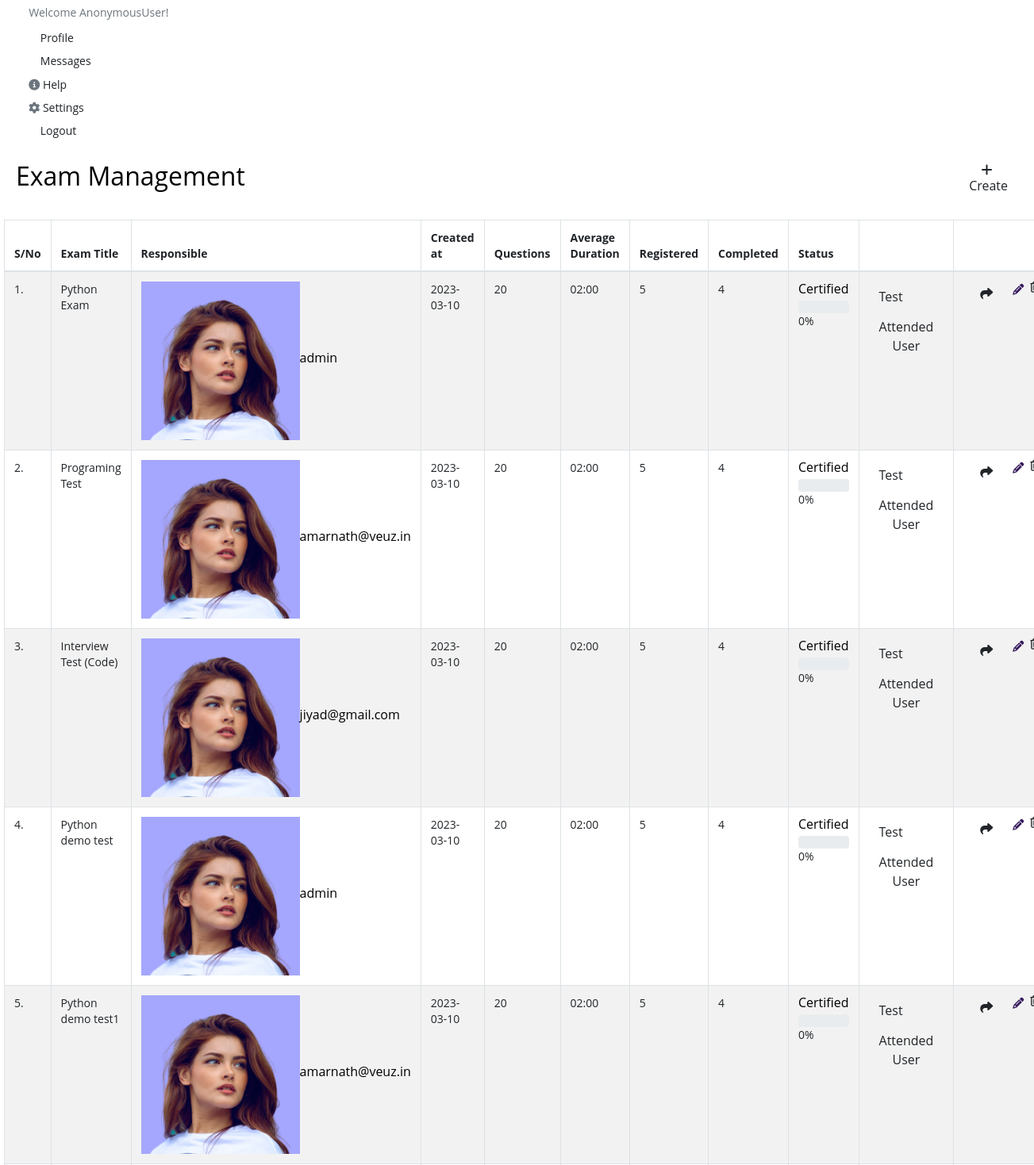
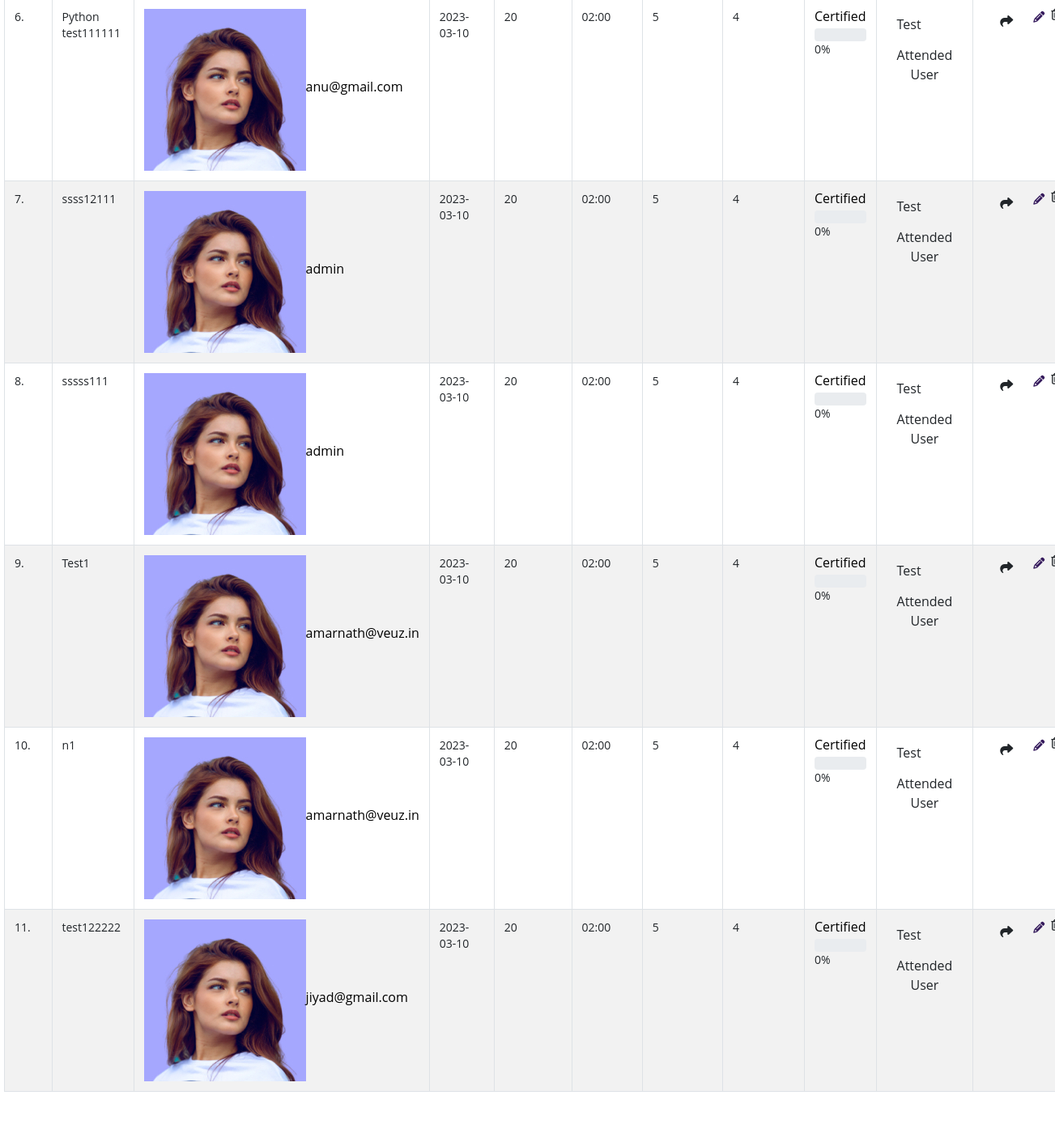
Before: /exam (lower part) with the older database file (2 pictures, top to bottom).
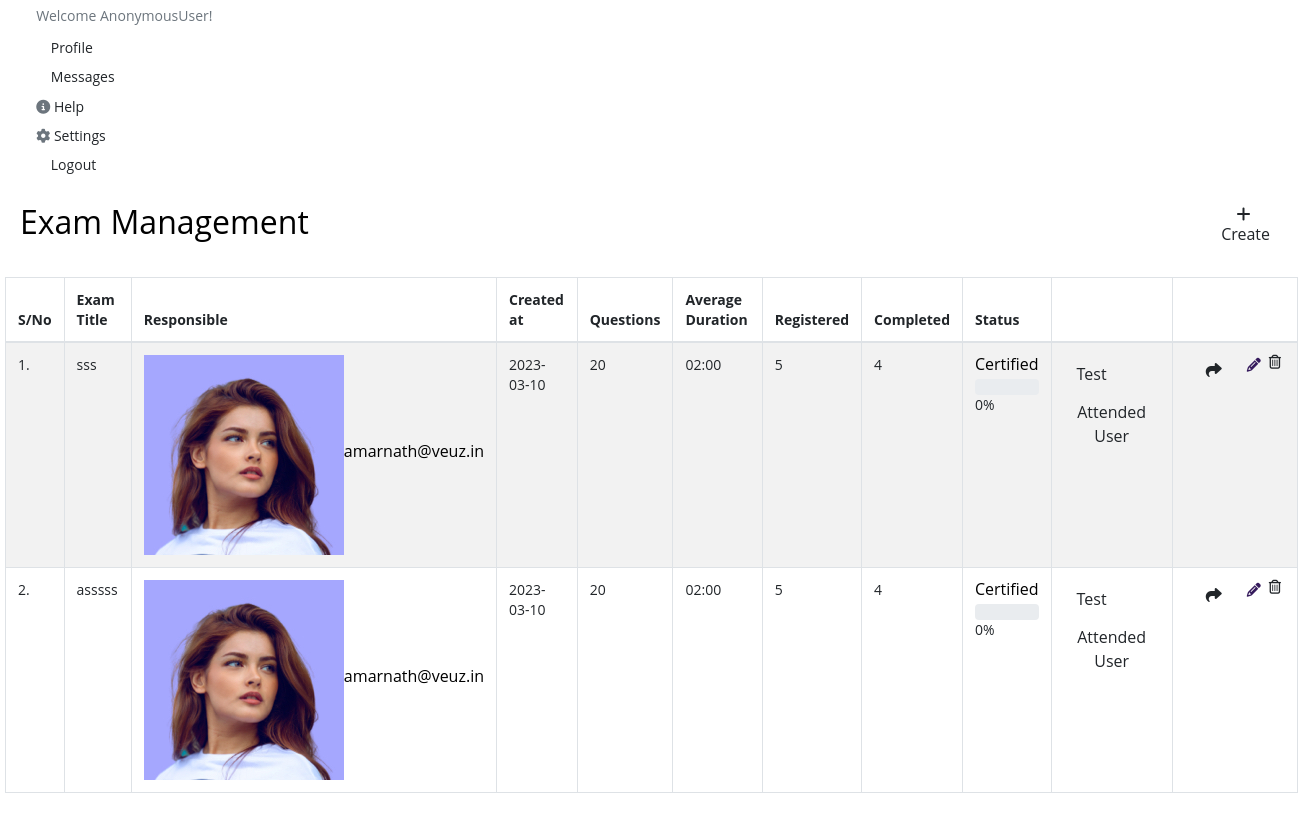
After: the same page with the newer database file.
### app/models.py (models this page shows, shortened)
class common_table(models.Model):
    created_by = models.ForeignKey(User, related_name="%(app_label)s_%(class)s_ownership",on_delete=models.CASCADE,null=True)
    created_dt = models.DateField(auto_now=True)
    updated_by =  models.ForeignKey(User, related_name="%(app_label)s_%(class)s_ownership1",on_delete=models.CASCADE,null=True)
    updated_dt = models.DateField(null=True)
    created_tm = models.TimeField(auto_now=True)
    updated_tm = models.TimeField(null=True)
    status = models.CharField(max_length=10, null=True)
    class Meta:
        abstract = True

class Main_Exam_Master(common_table):
    Exam_title = models.CharField(max_length=50,null=True)
    responsible_person = models.ForeignKey(User,related_name='Main_Exam_Master_auth_id',on_delete=models.CASCADE,null=True)
    background_image = models.FileField(upload_to='exam_background',null=True)
    start_message = models.TextField()
    end_message = models.TextField()
    layout = models.CharField(max_length=25,choices=layout_choice,null=True)
    progression_mode = models.CharField(max_length=25,choices=progression_choices,null=True)
    Exam_time_limit = models.TimeField(null=True)
    selection_mode = models.CharField(max_length=25,choices=selection_choices,null=True)
    scoring_mode = models.CharField(max_length=25,choices=scoring_choices,null=True)
    access_mode = models.CharField(max_length=25,choices=access_choices,null=True)
    Login_required = models.BooleanField(null=True)
    attempt_limit = models.IntegerField(null=True)
    Success_per = models.IntegerField(null=True)
    slug = models.SlugField(max_length=50, unique=True)
    back_button = models.BooleanField(default=False)

### app/views.py (the view)
# urls.py: path('exam',views.exam,name='exam'),
def exam(request):
    exam_details = Main_Exam_Master.objects.all()
    context = {
        'exam_details' : exam_details
    }
    return render(request,'exam.html',context)

### app/templates/exam.html (shortened to what the changed rows need)
{% extends 'base.html' %}
{% load static %}
{% block content %}
<div class="content">
    <div class="container-fluid margin-class-this">
        <div class="row">
            <div class="col-md-12 px-0">
                <div class="card card-shadow">
                    <div class="card-body body-change card-border">
                        <div class="d-flex align-items-center justify-content-between">
                            <h2 class="main-heading-txt">Exam Management</h2>
                        </div>
                        <div class="row mt-4">
                            <div class="col-md-12 col-sm-12 col-12 px-0">
                                <table id="datatable" class="table table-striped dt-responsive table-bordered nowrap table-padd" style="border-collapse: collapse; border-spacing: 0; width: 100%;">
                                    <thead class="border-class">
                                        <tr class="heading-text">
                                            <th>S/No</th>
                                            <th>Exam Title</th>
                                            <th>Responsible</th>
                                            <th>Created at</th>
                                            <th>Questions</th>
                                            <th>Average Duration</th>
                                            <th>Registered</th>
                                            <th>Completed</th>
                                            <th>Status</th>
                                            <th></th>
                                            <th></th>
                                        </tr>
                                    </thead>
                                    <tbody class="body-textcls vertcle-center">
                                        {% for i in exam_details %}
                                        <tr>
                                            <td>{{forloop.counter}}.</td>
                                            <td>{{i.Exam_title}}</td>
                                            <td>
                                                <div class="created-user d-flex align-items-center">
                                                    <img src="./static/admin/img/users/avatar-5.jpg" alt="">
                                                    <h6>{{i.responsible_person}}</h6>
                                                </div>
                                            </td>
                                            <td>{{i.created_dt|safe}}</td>
                                            <td>20</td>
                                            <td>02:00</td>
                                            <td>5</td>
                                            <td>4</td>
                                            <td>
                                                <h6 class="mt-0 mb-1">Certified</h6>
                                                <div class="progress-container" data-percentage='50'>
                                                    <div class="progress"></div>
                                                    <div class="percentage">0%</div>
                                                  </div>
                                            </td>
                                            <td>
                                                <button type="button" class="btn sv-btn waves-effect waves-light m-b-5 exm-btns">Test</button>
                                                <a href="attend_user?exam_id={{i.id}}"><button type="button" class="btn btn-see waves-effect m-b-5 exm-btns">Attended User</button></a>
                                            </td>
                                            <td>
                                                <div class="action-tbl d-flex justify-content-end">
                                                    <button type="button" class="btn share-btn mx-1" data-toggle="modal" data-target="#share-modal"><span class="fa fa-share mx-1" data-toggle="tooltip" data-placement="top" title="" data-original-title="Share"></span></button>
                                                    <a href="edit_exam?type={{i.id}}">
                                                    <i class="fa fa-pencil mx-1 pencil-btn" data-toggle="tooltip" data-placement="top" title="" data-original-title="Edit"></i>
                                                </a>
                                                    <i class="fa fa-trash-o mx-1 trash-btn" data-toggle="tooltip" data-placement="top" title="" data-original-title="Delete"></i>
                                                </div>
                                            </td>
                                        </tr>
                                        {% endfor %}
                                    </tbody>
                                </table>
                            </div>
                        </div>
                    </div>
                </div>
            </div>
          </div>
    </div>
</div>
{% endblock %}

Changed rows visible on the page:
removed Main_Exam_Master: Exam_title "Python Exam", responsible_person "admin", created_dt "2023-03-10"
removed Main_Exam_Master: Exam_title "Programing Test", responsible_person "amarnath@veuz.in", created_dt "2023-03-10"
removed Main_Exam_Master: Exam_title "Interview Test (Code)", responsible_person "jiyad@gmail.com", created_dt "2023-03-10"
removed Main_Exam_Master: Exam_title "Python demo test", responsible_person "admin", created_dt "2023-03-10"
removed Main_Exam_Master: Exam_title "Python demo test1", responsible_person "amarnath@veuz.in", created_dt "2023-03-10"
removed Main_Exam_Master: Exam_title "Python test111111", responsible_person "anu@gmail.com", created_dt "2023-03-10"
removed Main_Exam_Master: Exam_title "ssss12111", responsible_person "admin", created_dt "2023-03-10"
removed Main_Exam_Master: Exam_title "sssss111", responsible_person "admin", created_dt "2023-03-10"
removed Main_Exam_Master: Exam_title "Test1", responsible_person "amarnath@veuz.in", created_dt "2023-03-10"
removed Main_Exam_Master: Exam_title "n1", responsible_person "amarnath@veuz.in", created_dt "2023-03-10"
removed Main_Exam_Master: Exam_title "test122222", responsible_person "jiyad@gmail.com", created_dt "2023-03-10"
added Main_Exam_Master: Exam_title "sss", responsible_person "amarnath@veuz.in", created_dt "2023-03-10"
added Main_Exam_Master: Exam_title "asssss", responsible_person "amarnath@veuz.in", created_dt "2023-03-10"
